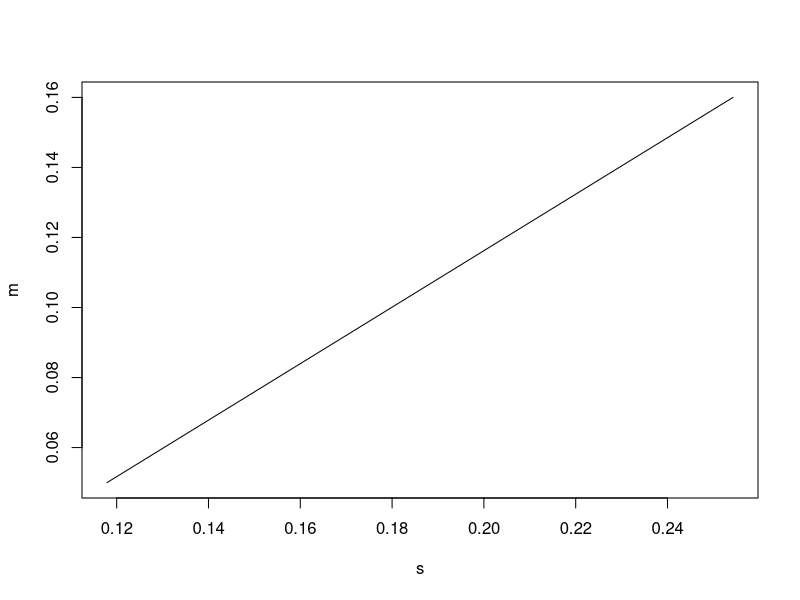
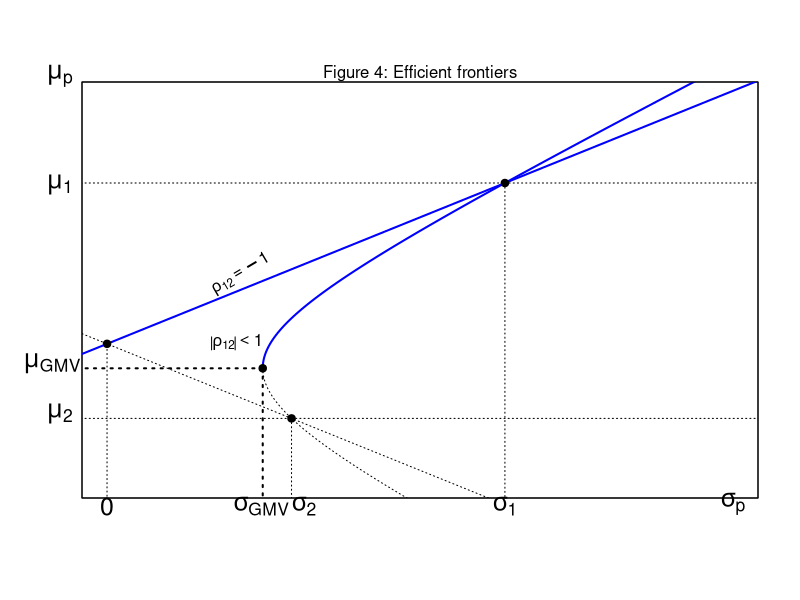

The R source for these figures, in order:
#Figure 4: Efficient frontiers

r1<-c(-0.21,0.09,0.28,0.48) 
r2<-c(0.06,0.18,-0.14,0.1)  #Data of returns

u<-t(c(1,1))
mu<-t(c(mean(r1),mean(r2))) #vector of mean returns (no distribution assumed)
cov12=3/4*cov(r1,r2)        #population covariance; from now own estimates are popultion estimates not sample (why?)
sigma<-c(sqrt(3/4*var(r1)),sqrt(3/4*var(r2)))
corr=cov12/sigma[1]*sigma[2]
C<-matrix(c(sigma[1]^2,cov12,
            cov12,sigma[2]^2)
          ,ncol=2,nrow=2)           #variance-covariance matrix   
invC=solve(C)

#1) Minimum Variance Portfolio

n<-c(t((u%*%invC)))
d<-c((u%*%invC%*%t(u)))
w<-t(c(n/d))
w                          #MVP see theory for general derivation given correlation notes I page 31-32
#and pgs. 39-40 for matrix version for more than 2 securities

muv=w%*%t(mu)
muv                        #MVP expected return


sigmav=sqrt(w%*%C%*%t(w))
sigmav                     #MVP risk

#2) Minimum Variance Line

weights<-function(x){
  a<-matrix(c(1,u%*%invC%*%t(mu), 
              x,mu%*%invC%*%t(mu)),nrow=2,ncol=2)
  b<-matrix(c(u%*%invC%*%t(u),1, 
              mu%*%invC%*%t(u),x),nrow=2,ncol=2)
  c<-matrix(c(u%*%invC%*%t(u),u%*%invC%*%t(mu), 
              mu%*%invC%*%t(u),mu%*%invC%*%t(mu)),
            nrow=2,ncol=2)
  w=(det(a)*u%*%invC+det(b)*mu%*%invC)/det(c)
  return(w)
}                         #create a function that returns the weights in the MVL
#given a minimum return

w1<-weights(0.2)
w1                        #for example: this is the MVP weights for a returns of 20%
S=sqrt(w1%*%C%*%t(w1))
S                         #associated risk

#Risk for different returns

t<-seq(0.0,0.5,0.001)
W=matrix(,nrow = length(t), ncol = 2)
for(i in 0:length(t)){
  W[i,]<-t(as.vector(weights(t[i])))
}                         #first we create a length(t)x2-matrix storing the weigths associated with
#different returns

w21<-t(as.vector(W[21,]))
t(w21)
sqrt(w21%*%C%*%t(w21))    #for example, this is the risk associated with weights in row 21

d=matrix(,nrow=501,ncol=2)
for(i in 1:501){
  d[i,]<-(t(as.vector(W[i,])))
}                         #next, we create a matrix d which treats every row as an individual vector of weights

V=matrix(,nrow=501,ncol=1)
for(i in 1:501){
  V[i,]<-sqrt(t(as.vector(d[i,]))%*%C%*%t(t(as.vector(d[i,]))))
}                         #lastly, we create yet another matrix V storing the risk associated with each weight

#Efficient Frontier

r<-as.vector(V)


# Perfect positive correlation

r1<-c(-0.21,0.09,0.28,0.48)
r2<-c(0.06,0.18,-0.14,0.1)  #Data of returns

u<-t(c(1,1))
mu<-t(c(mean(r1),mean(r2))) 
sigma<-c(sqrt(3/4*var(r1)),sqrt(3/4*var(r2)))

m<-c()
s<-c()
weight1<-seq(0.0,1,0.001)
for(i in 0:length(weight1)){
  m[i]<-weight1[i]*mean(r1)+(1-weight1[i])*mean(r2)
  s[i]<-weight1[i]*sqrt(3/4*var(r1))+(1-weight1[i])*sqrt(3/4*var(r2))
}

m
s

plot(m~s,type="l")

#Perfect negative correlation

m1<-c()
s1<-c()
weight1<-seq(0.0,1,0.001)
for(i in 0:length(weight1)){
  m1[i]<-weight1[i]*mean(r1)+(1-weight1[i])*mean(r2)
  s1[i]<-weight1[i]*sqrt(3/4*var(r1))-(1-weight1[i])*sqrt(3/4*var(r2))
}

m1
s1


m2<-c()
s2<-c()
weight1<-seq(0.0,1,0.001)
for(i in 0:length(weight1)){
  m2[i]<-weight1[i]*mean(r1)+(1-weight1[i])*mean(r2)
  s2[i]<-(-weight1[i]*sqrt(3/4*var(r1))+(1-weight1[i])*sqrt(3/4*var(r2)))
}
m2
s2

par(mfrow=c(1,1))
plot(t[0:75]~r[0:75], ylab="",xlab="",xlim=c(0,0.4),ylim=c(0.02,0.2),yaxt="n",xaxt="n",lty="dotted",type="l",col="black")
par(new=TRUE)
plot(t[75:501]~r[75:501], ylab="",xlab="",xlim=c(0,0.4),ylim=c(0.02,0.2),yaxt="n",xaxt="n",type="l",col="blue",lwd="2")
points(sigmav,muv,pch=19)
#abline(coef(line(m~s)),type="l",lty="dotted")
abline(coef(line(m1~s1)),type="l",col="blue",lty="solid",lwd="2")
abline(coef(line(m2~s2)),type="l",lty="dotted")
points(sigma[1],mu[1],pch=19,col="black",lty="dotted")
points(sigma[2],mu[2],pch=19,col="black")
MVP3=(sigma[2]^2+1*sigma[1]*sigma[2])/(sigma[1]^2+sigma[2]^2+2*sigma[1]*sigma[2])
ER3=MVP3*mu[1]+(1-MVP3)*mu[2]
points(0,ER3,pch=19)
segments(sigma[2],mu[2],1,mu[2],lty="dotted")
segments(sigma[1],mu[1],1,mu[1],lty="dotted")
text(-0.03,mu[1]-0.01, expression(mu[1]), srt = 0, xpd = TRUE, pos = 3,cex=1.5)
segments(-0.03,0.16,sigma[1],mu[1],lty="dotted")
segments(sigma[1],mu[1],sigma[1],0,lty="dotted")
text(-0.03,mu[2]-0.007, expression(mu[2]), srt = 0, xpd = TRUE, pos = 3,cex=1.5)
segments(-0.03,mu[2],sigma[2],mu[2],lty="dotted")
segments(sigma[2],mu[2],sigma[2],0,lty="dotted")
segments(sigmav,muv,-0.03,muv,lty="dotted",lwd=2)
segments(sigmav,muv,sigmav,0,lty="dotted",lwd=2)
text(sigma[2]+0.008,0, expression(sigma[2]), srt = 0, xpd = TRUE, pos = 3,cex=1.5)
text(sigma[1],0, expression(sigma[1]), srt = 0, xpd = TRUE, pos = 3,cex=1.5)
text(0.4,0, expression(sigma[p]), srt = 0, xpd = TRUE, pos = 3,cex=1.5)
text(sigmav-0.001,0, expression(sigma[GMV]), srt = 0, xpd = TRUE, pos = 3,cex=1.5)
text(-0.03,0.2, expression(mu[p]), srt = 0, xpd = TRUE, pos = 3,cex=1.5)
text(-0.035,muv-0.007, expression(mu[GMV]), srt = 0, xpd = TRUE, pos = 3,cex=1.5)
#text(sigma[1]-0.05,ER3+0.02, expression(rho[12]==1), srt = 55.89, xpd = TRUE, pos = 3,cex=1)
text(sigma[2]-0.035,ER3-0.0075, expression(abs(rho[12])<1), srt = 0, xpd = TRUE, pos = 3,cex=1)
text(sigma[2]-0.03,ER3+0.025, expression(rho[12]==-1), srt = 30.46, xpd = TRUE, pos = 3,cex=1)
#text(sigma[2]-0.06,ER3-0.027, expression(rho[12]==-1), srt = -30.46, xpd = TRUE, pos = 3,cex=1)
mtext("Figure 4: Efficient frontiers",pos = 3,cex=1)
segments(0,0,0,mu[2]+0.0365,lty="dotted")
text(0,0, expression(0), srt = 0, xpd = TRUE, pos = 3,cex=1.5)

